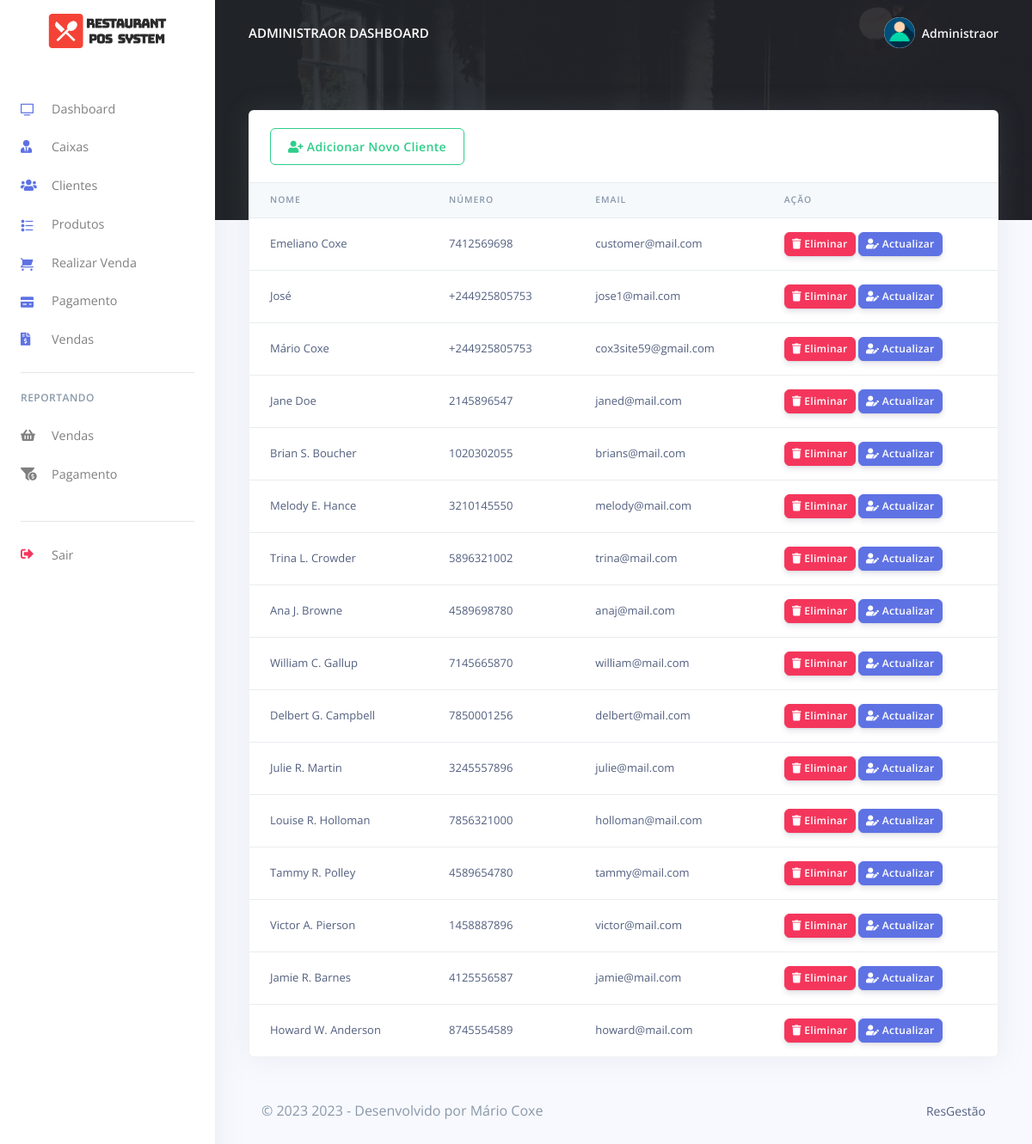
The app's page /pos/admin/customes.php (signed in), older data.
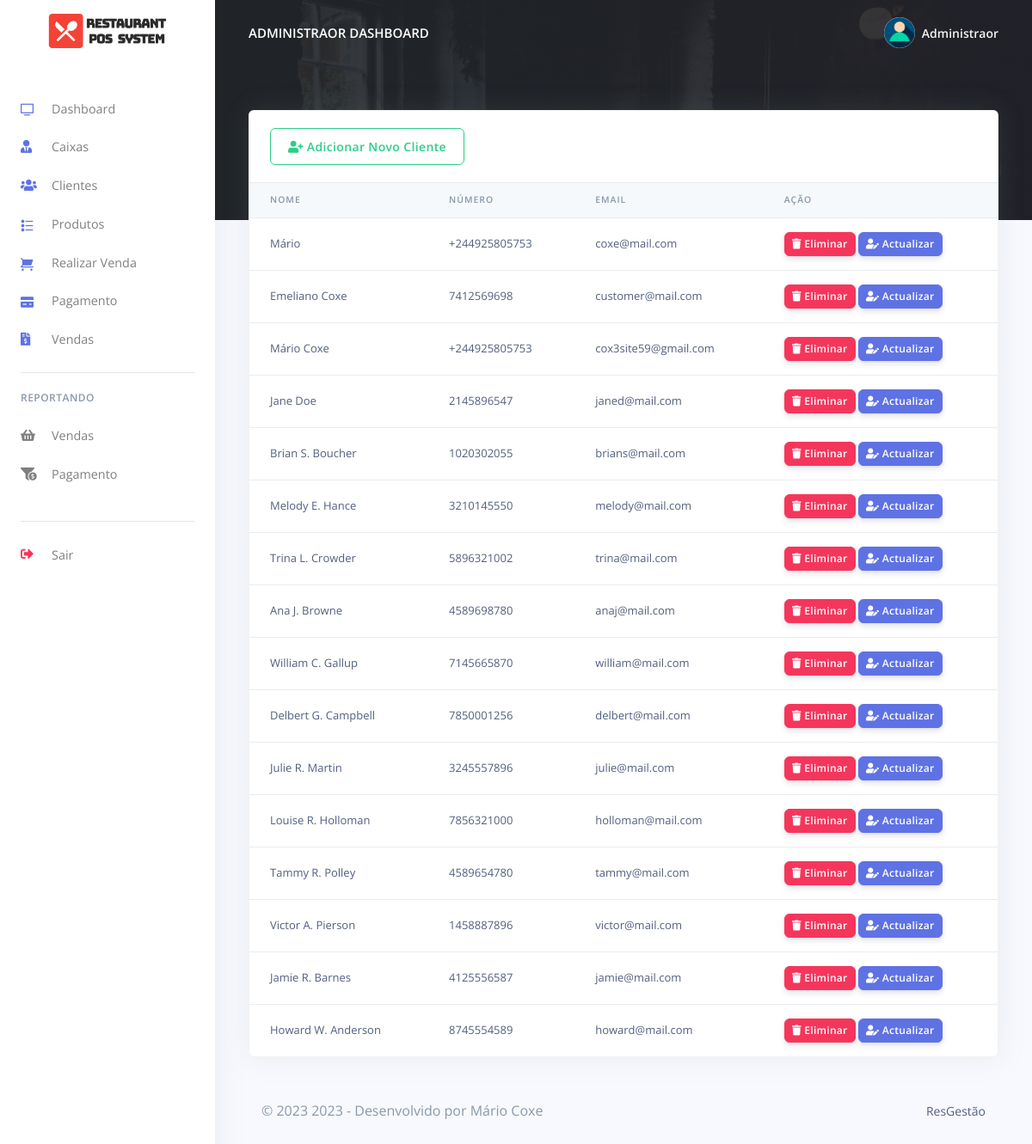
The same page, newer data.
### tables this page shows
CREATE TABLE `rpos_admin` (
  `admin_id` varchar(200) NOT NULL,
  `admin_name` varchar(200) NOT NULL,
  `admin_email` varchar(200) NOT NULL,
  `admin_password` varchar(200) NOT NULL
);

CREATE TABLE `rpos_customers` (
  `customer_id` varchar(200) NOT NULL,
  `customer_name` varchar(200) NOT NULL,
  `customer_phoneno` varchar(200) NOT NULL,
  `customer_email` varchar(200) NOT NULL,
  `customer_password` varchar(200) NOT NULL,
  `created_at` timestamp(6) NOT NULL DEFAULT CURRENT_TIMESTAMP(6) ON UPDATE CURRENT_TIMESTAMP(6)
);

### pos/admin/customes.php (the view, shortened to what the changed rows need)
<?php
include('config/config.php');
require_once('partials/_head.php');
?>
<body>
  <?php
  require_once('partials/_sidebar.php');
  ?>
  <div class="main-content">
    <?php
    require_once('partials/_topnav.php');
    ?>
    <div class="container-fluid mt--8">
      <div class="row">
        <div class="col">
          <div class="card shadow">
            <div class="table-responsive">
              <table class="table align-items-center table-flush">
                <thead class="thead-light">
                  <tr>
                    <th scope="col">Nome</th>
                    <th scope="col">Número</th>
                    <th scope="col">Email</th>
                    <th scope="col">Ação</th>
                  </tr>
                </thead>
                <tbody>
                  <?php
                  $ret = "SELECT * FROM  rpos_customers  ORDER BY `rpos_customers`.`created_at` DESC ";
                  $stmt = $mysqli->prepare($ret);
                  $stmt->execute();
                  $res = $stmt->get_result();
                  while ($cust = $res->fetch_object()) {
                  ?>
                    <tr>
                      <td><?php echo $cust->customer_name; ?></td>
                      <td><?php echo $cust->customer_phoneno; ?></td>
                      <td><?php echo $cust->customer_email; ?></td>
                      <td>
                        <a href="customes.php?delete=<?php echo $cust->customer_id; ?>">
                          <button class="btn btn-sm btn-danger">
                            <i class="fas fa-trash"></i>
                            Eliminar
                          </button>
                        </a>
                        <a href="update_customer.php?update=<?php echo $cust->customer_id; ?>">
                          <button class="btn btn-sm btn-primary">
                            <i class="fas fa-user-edit"></i>
                            Actualizar
                          </button>
                        </a>
                      </td>
                    </tr>
                  <?php } ?>
                </tbody>
              </table>
            </div>
          </div>
        </div>
      </div>
    </div>
  </div>
</body>
</html>

### pos/admin/partials/_sidebar.php (shortened to what the changed rows need)
<?php
$admin_id = $_SESSION['admin_id'];
$ret = "SELECT * FROM  rpos_admin  WHERE admin_id = '$admin_id'";
$stmt = $mysqli->prepare($ret);
$stmt->execute();
$res = $stmt->get_result();
while ($admin = $res->fetch_object()) {
?>
  <nav class="navbar navbar-vertical fixed-left navbar-expand-md navbar-light bg-white" id="sidenav-main">
    <div class="container-fluid">
      <a class="navbar-brand pt-0" href="dashboard.php">
        <img src="assets/img/brand/repos.png" class="navbar-brand-img" alt="...">
      </a>
      <div class="collapse navbar-collapse" id="sidenav-collapse-main">
        <ul class="navbar-nav">
          <li class="nav-item">
            <a class="nav-link" href="dashboard.php">
              <i class="ni ni-tv-2 text-primary"></i> Dashboard
            </a>
          </li>
          <li class="nav-item">
            <a class="nav-link" href="hrm.php">
              <i class="fas fa-user-tie text-primary"></i> Caixas
            </a>
          </li>
          <li class="nav-item">
            <a class="nav-link" href="customes.php">
              <i class="fas fa-users text-primary"></i> Clientes
            </a>
          </li>
          <li class="nav-item">
            <a class="nav-link" href="products.php">
              <i class="ni ni-bullet-list-67 text-primary"></i>Produtos
            </a>
          </li>
          <li class="nav-item">
            <a class="nav-link" href="orders.php">
              <i class="ni ni-cart text-primary"></i> Realizar Venda
            </a>
          </li>
          <li class="nav-item">
            <a class="nav-link" href="payments.php">
              <i class="ni ni-credit-card text-primary"></i> Pagamento
            </a>
          </li>
          <li class="nav-item">
            <a class="nav-link" href="receipts.php">
              <i class="fas fa-file-invoice-dollar text-primary"></i> Vendas
            </a>
          </li>
        </ul>
        <hr class="my-3">
        <h6 class="navbar-heading text-muted">Reportando</h6>
        <ul class="navbar-nav mb-md-3">
          <li class="nav-item">
            <a class="nav-link" href="orders_reports.php">
              <i class="fas fa-shopping-basket"></i> Vendas
            </a>
          </li>
          <li class="nav-item">
            <a class="nav-link" href="payments_reports.php">
              <i class="fas fa-funnel-dollar"></i> Pagamento
            </a>
          </li>
        </ul>
        <hr class="my-3">
        <ul class="navbar-nav mb-md-3">
          <li class="nav-item">
            <a class="nav-link" href="logout.php">
              <i class="fas fa-sign-out-alt text-danger"></i> Sair
            </a>
          </li>
        </ul>
      </div>
    </div>
  </nav>
<?php } ?>

### pos/admin/partials/_topnav.php (shortened to what the changed rows need)
<?php
$admin_id = $_SESSION['admin_id'];
$ret = "SELECT * FROM  rpos_admin  WHERE admin_id = '$admin_id'";
$stmt = $mysqli->prepare($ret);
$stmt->execute();
$res = $stmt->get_result();
while ($admin = $res->fetch_object()) {
?>
    <nav class="navbar navbar-top navbar-expand-md navbar-dark" id="navbar-main">
        <div class="container-fluid">
            <a class="h4 mb-0 text-white text-uppercase d-none d-lg-inline-block" href="dashboard.php"><?php echo $admin->admin_name; ?> Dashboard</a>
            <ul class="navbar-nav align-items-center d-none d-md-flex">
                <li class="nav-item dropdown">
                    <a class="nav-link pr-0" href="#" role="button" data-toggle="dropdown" aria-haspopup="true" aria-expanded="false">
                        <div class="media align-items-center">
                            <span class="avatar avatar-sm rounded-circle">
                                <img alt="Image placeholder" src="assets/img/theme/user-a-min.png">
                            </span>
                            <div class="media-body ml-2 d-none d-lg-block">
                                <span class="mb-0 text-sm  font-weight-bold"><?php echo $admin->admin_name; ?></span>
                            </div>
                        </div>
                    </a>
                </li>
            </ul>
        </div>
    </nav>
<?php } ?>

Row changes from the older to the newer data that the page shows:
removed rpos_customers: customer_name "José", customer_phoneno "+244925805753", customer_email "jose1@mail.com"
added rpos_customers: customer_name "Mário", customer_phoneno "+244925805753", customer_email "coxe@mail.com"
